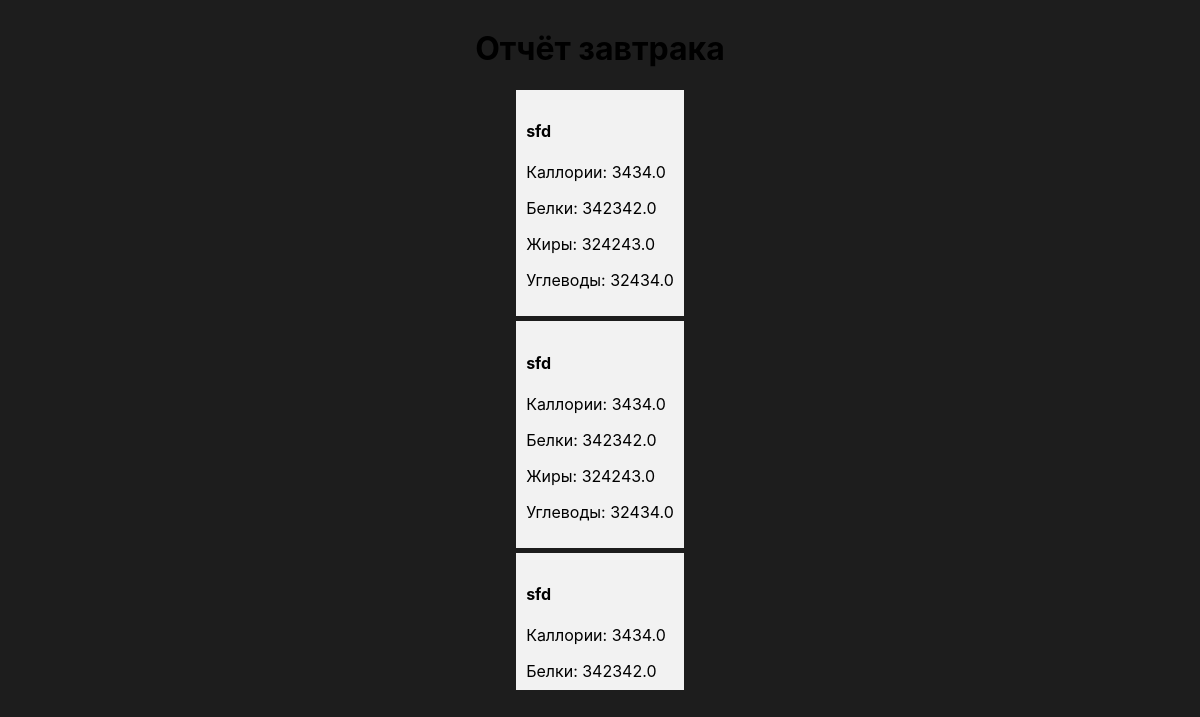
The app's page /report/, older data.
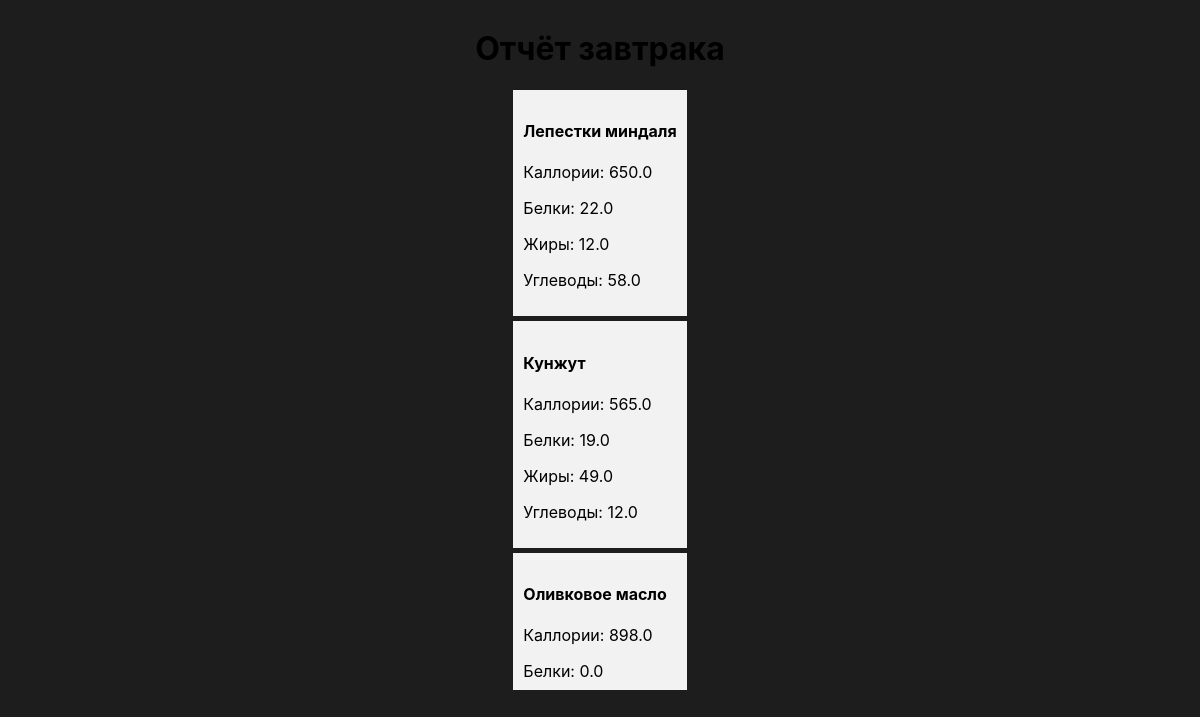
The same page, newer data.
### webflut/models.py (models this page shows, shortened)
class Add_Product(models.Model):
    name = models.TextField()
    calories_in = models.FloatField()
    proteins = models.FloatField()
    fats = models.FloatField()
    carbohydrates = models.FloatField()
    class Meta:
        verbose_name = 'Продукты Все'
        verbose_name_plural = 'Продукты Все'

### webflut/views.py (the view)
# urls.py: path('report/', views.report, name='report'),
def report(request):
    breakfast_products = Breakfast_Products.objects.all()
    products = [bp.product for bp in breakfast_products]
    return render(request, 'report.html', {'products': products})

### webflut/templates/report.html (shortened to what this page needs)
{% load static %}
<!DOCTYPE html>
<html lang="en">
<head>
    <link href="{% static 'css/main.css' %}" rel="stylesheet">
</head>
<body>
<h1>Отчёт завтрака</h1>
<div class="product-container">
{% for product in products %}
  <div class="product-item">
    <h4>{{ product.name }}</h4>
    <p>Каллории: {{ product.calories_in }}</p>
    <p>Белки: {{ product.proteins }}</p>
    <p>Жиры: {{ product.fats }}</p>
    <p>Углеводы: {{ product.carbohydrates }}</p>
  </div>
{% empty %}
  <p>Ничего не найдено</p>
{% endfor %}
</div>
</body>
</html>

### webflut/static/css/main.css (style rules this page uses)
html { height: 100%; font-family: "Inter"; background-color: #1d1d1d; }
body { height: 100%; display: flex; align-items: center; flex-direction: column; }
.product-container { max-height: 600px; overflow-y: auto; }
.product-item { background-color: #f2f2f2; margin-bottom: 5px; padding: 10px; }

Row changes from the older to the newer data that the page shows:
removed Add_Product: name "sfd", calories_in "3434.0", proteins "342342.0", fats "324243.0", carbohydrates "32434.0"
added Add_Product: name "Лепестки миндаля", calories_in "650.0", proteins "22.0", fats "12.0", carbohydrates "58.0"
added Add_Product: name "Кунжут", calories_in "565.0", proteins "19.0", fats "49.0", carbohydrates "12.0"
added Add_Product: name "Оливковое масло", calories_in "898.0", proteins "0.0"
